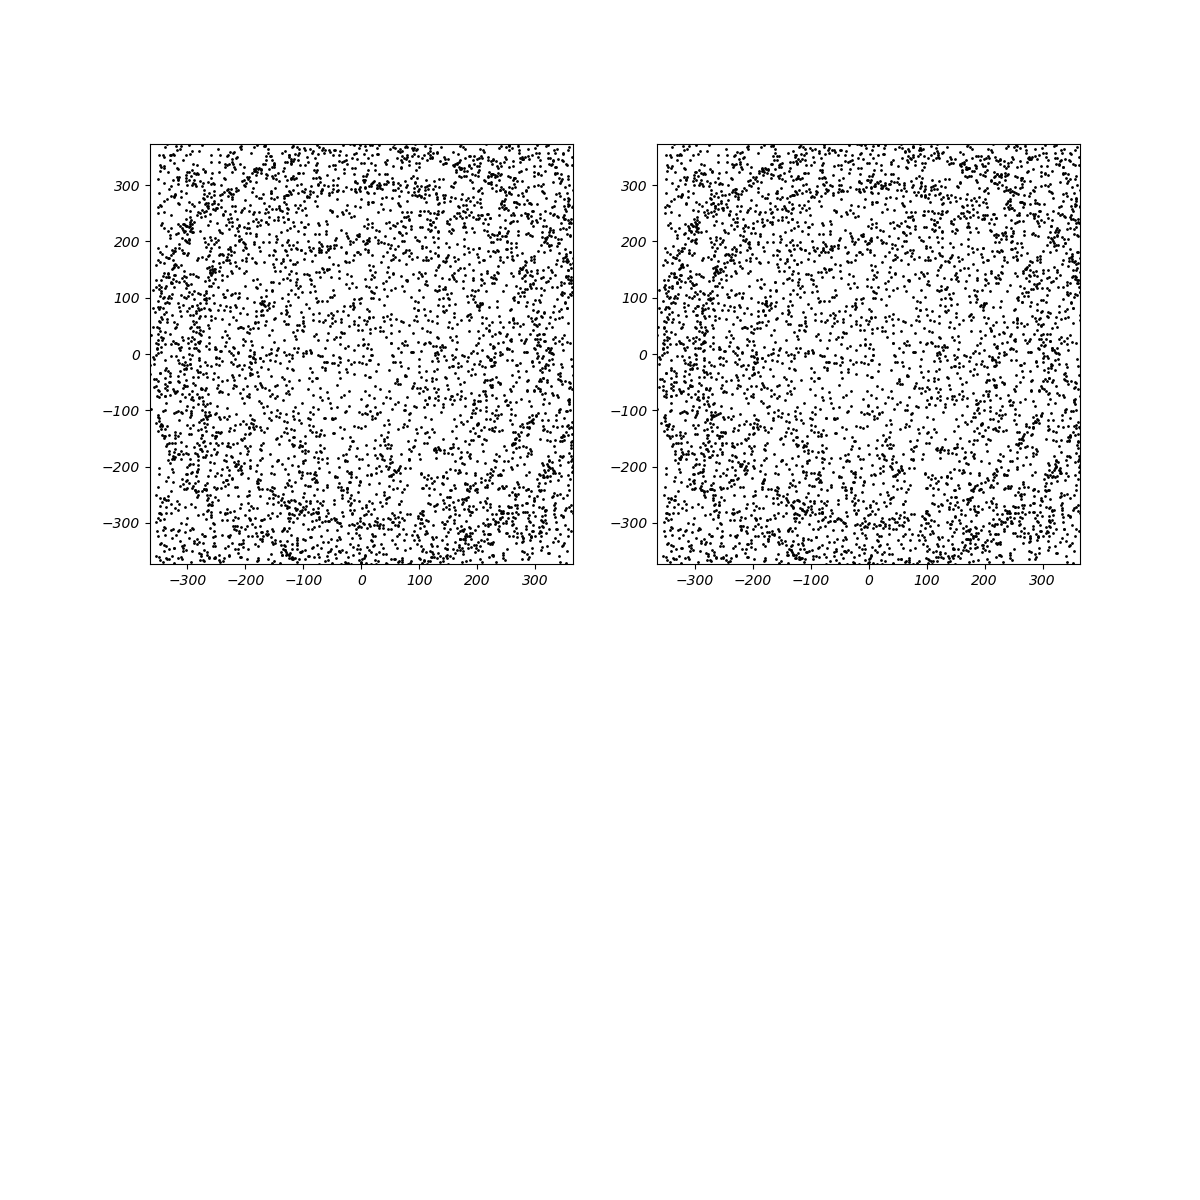

Generate this figure with Python:
import pandas as pd
import numpy as np
import matplotlib.pyplot as plt

df = pd.read_csv("picture.csv")
data = df.values
A = 600
B = 600
W = 20
N = 5000
M = 1
rng = np.random.default_rng()
fig = plt.figure(figsize=(12, 12))
xl = []
xr = []
y = []
ax1 = fig.add_subplot(2, 2, 1)
ax2 = fig.add_subplot(2, 2, 2)
for i in range(N):
    xp = rng.uniform(0, len(data[0]))
    yp = rng.uniform(0, len(data))
    zp = M * data[int(yp)][int(xp)]
    xp = xp - len(data[0]) / 2
    yp = yp - len(data) / 2
    xl.append((+A*W+B*xp+W*zp)/(A+B-zp))
    xr.append((+A*W+B*xp-W*zp)/(A+B-zp))
    y.append( B * yp / (A + B - zp))
    
ax1.scatter(xl, y, color="#000000", s=1)
ax2.scatter(xr, y, color="#000000", s=1)
ax1.set_xlim(-0.25*len(data[0]), 0.25*len(data[0]))
ax1.set_ylim(-0.25*len(data), 0.25*len(data))
ax2.set_xlim(-0.25*len(data[0]), 0.25*len(data[0]))
ax2.set_ylim(-0.25*len(data), 0.25*len(data))
plt.savefig("RDS.png")
plt.show()